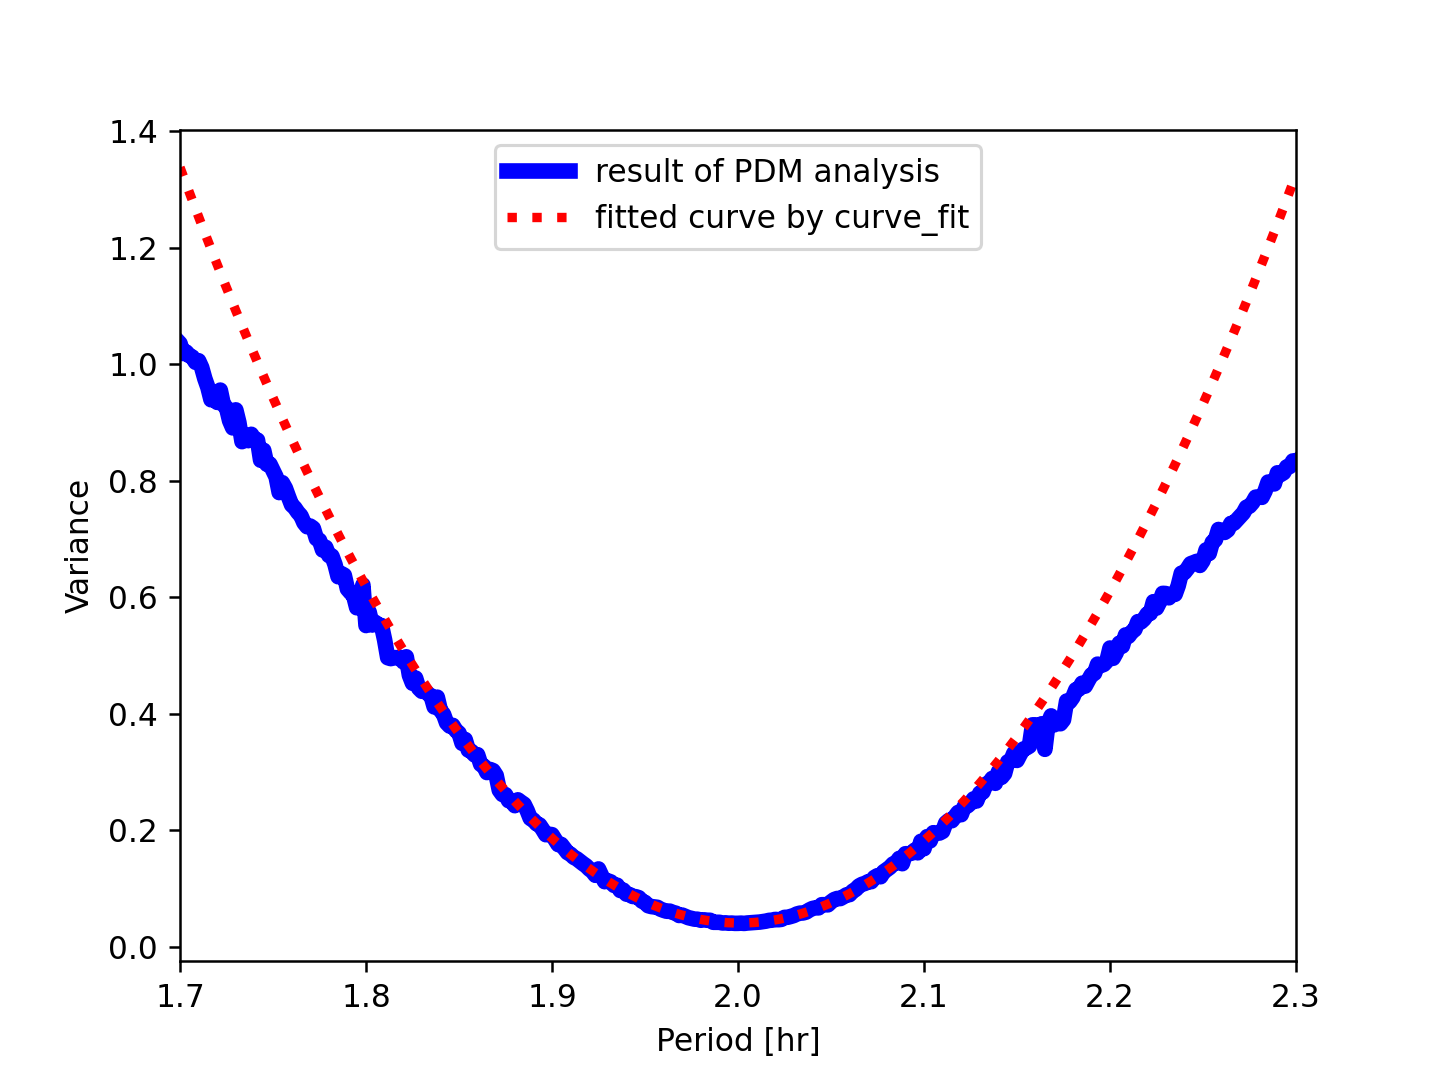

Reproduce this figure in Python.
#!/usr/pkg/bin/python3.9

#
# Time-stamp: <2022/11/27 19:02:43 (CST) daisuke>
#

# importing numpy module
import numpy

# importing scipy module
import scipy.optimize

# importing matplotlib module
import matplotlib.figure
import matplotlib.backends.backend_agg

# input data file
file_input = 'ai202209_s11_00_04.data'

# output figure file
file_output = 'ai202209_s11_00_07.png'

# range of data for fitting
x_min_fit = 1.9
x_max_fit = 2.1

# range of data for plotting
x_min_plot = 1.7
x_max_plot = 2.3

# empty numpy array for storing data
data_all_per = numpy.array ([])
data_all_var = numpy.array ([])
data_fit_per = numpy.array ([])
data_fit_var = numpy.array ([])

# opening file for reading
with open (file_input, 'r') as fh:
    # reading file line-by-line
    for line in fh:
        # skipping line if the line starts with '#'
        if (line[0] == '#'):
            continue
        # removing line feed at the end of line
        line = line.strip ()
        # splitting data
        (per_day_str, per_hr_str, per_min_str, var_str) = line.split ()
        # conversion from string into float
        per_hr = float (per_hr_str)
        var = float (var_str)
        # appending the data at the end of numpy arrays
        data_all_per = numpy.append (data_all_per, per_hr)
        data_all_var = numpy.append (data_all_var, var)
        if ( (per_hr >= x_min_fit) and (per_hr <= x_max_fit) ):
            data_fit_per = numpy.append (data_fit_per, per_hr)
            data_fit_var = numpy.append (data_fit_var, var)

# initial values of coefficients of fitted function
a = 1.0
b = 1.0
c = 1.0

# function to be used for least-squares fitting
def func (x, a, b, c):
    y = a * (x - b)**2 + c
    return y

# least-squares fitting using scipy.optimize.curve_fit
popt, pcov = scipy.optimize.curve_fit (func, data_fit_per, data_fit_var)

# fitted coefficients
print ("popt:")
print (popt)

# covariance matrix
print ("pcov:")
print (pcov)

# fitted a and b
a_fitted = popt[0]
b_fitted = popt[1]
c_fitted = popt[2]

# degree of freedom
dof = len (data_fit_per) - 3
print (f"dof = {dof}")

# residual
residual     = data_fit_var - func (data_fit_per, a_fitted, b_fitted, c_fitted)
reduced_chi2 = (residual**2).sum () / dof
print (f"reduced chi^2 = {reduced_chi2}")

# errors of a, b, and c
a_err = numpy.sqrt (pcov[0][0])
b_err = numpy.sqrt (pcov[1][1])
c_err = numpy.sqrt (pcov[2][2])
print (f"a = {a_fitted:8.5f} +/- {a_err:8.5f} ({a_err/a_fitted*100:6.2f} %)")
print (f"b = {b_fitted:8.5f} +/- {b_err:8.5f} ({b_err/b_fitted*100:6.2f} %)")
print (f"c = {c_fitted:8.5f} +/- {c_err:8.5f} ({c_err/c_fitted*100:6.2f} %)")

# fitted line
fitted_x = numpy.linspace (x_min_plot, x_max_plot, 10**3)
fitted_y = func (fitted_x, a_fitted, b_fitted, c_fitted)

# making fig and ax
fig    = matplotlib.figure.Figure ()
canvas = matplotlib.backends.backend_agg.FigureCanvasAgg (fig)
ax     = fig.add_subplot (111)

# labels
ax.set_xlabel ('Period [hr]')
ax.set_ylabel ('Variance')

# range of plot
ax.set_xlim (x_min_plot, x_max_plot)

# plotting a figure
ax.plot (data_all_per, data_all_var, \
         linestyle='-', color='blue', linewidth=5, \
         label='result of PDM analysis')
ax.plot (fitted_x, fitted_y, \
         linestyle=':', color='red', linewidth=3, \
         label='fitted curve by curve_fit')
ax.legend ()

# saving the figure to a file
fig.savefig (file_output, dpi=225)
